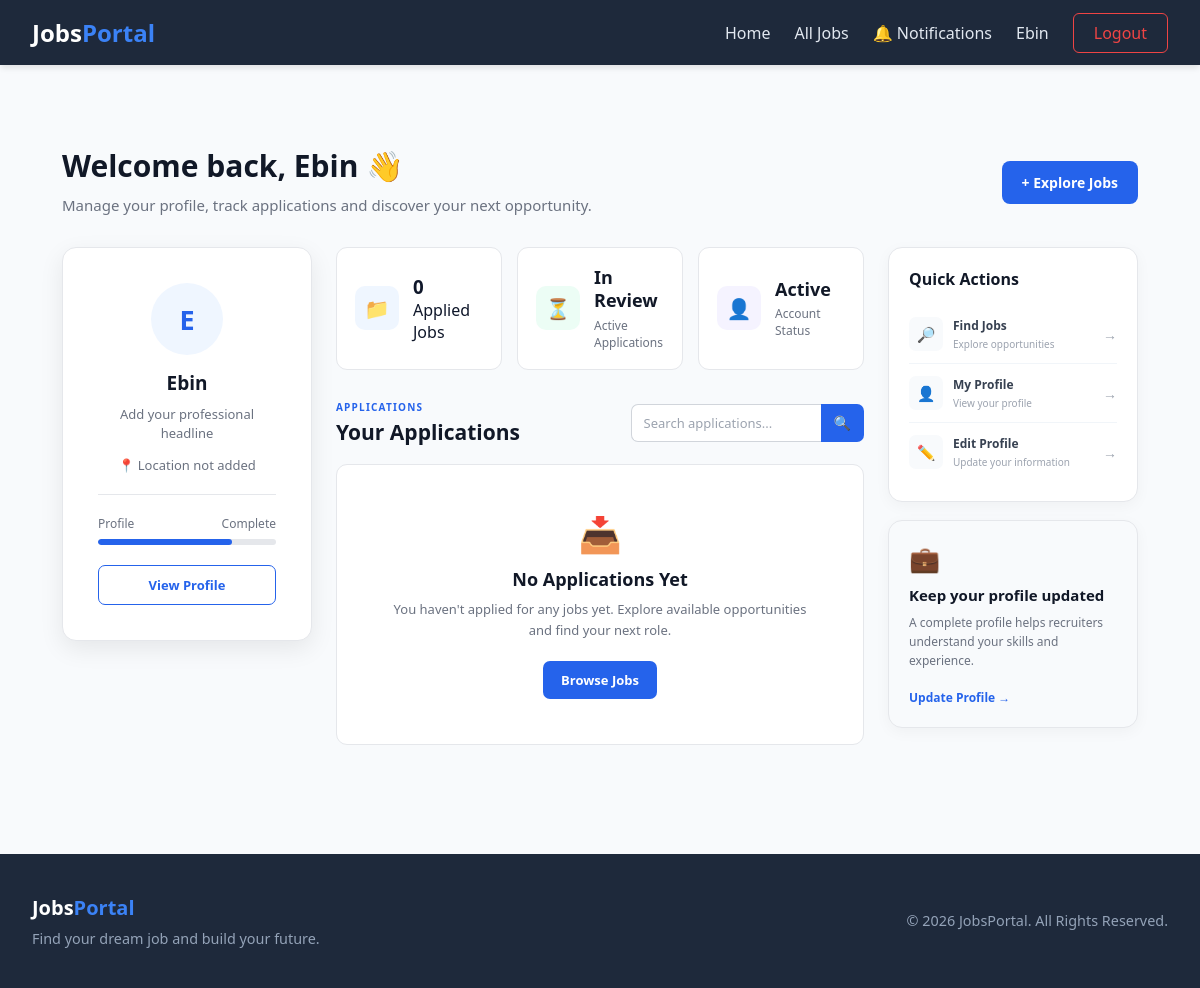
Before: /user-dashboard (signed in) with the older database file.
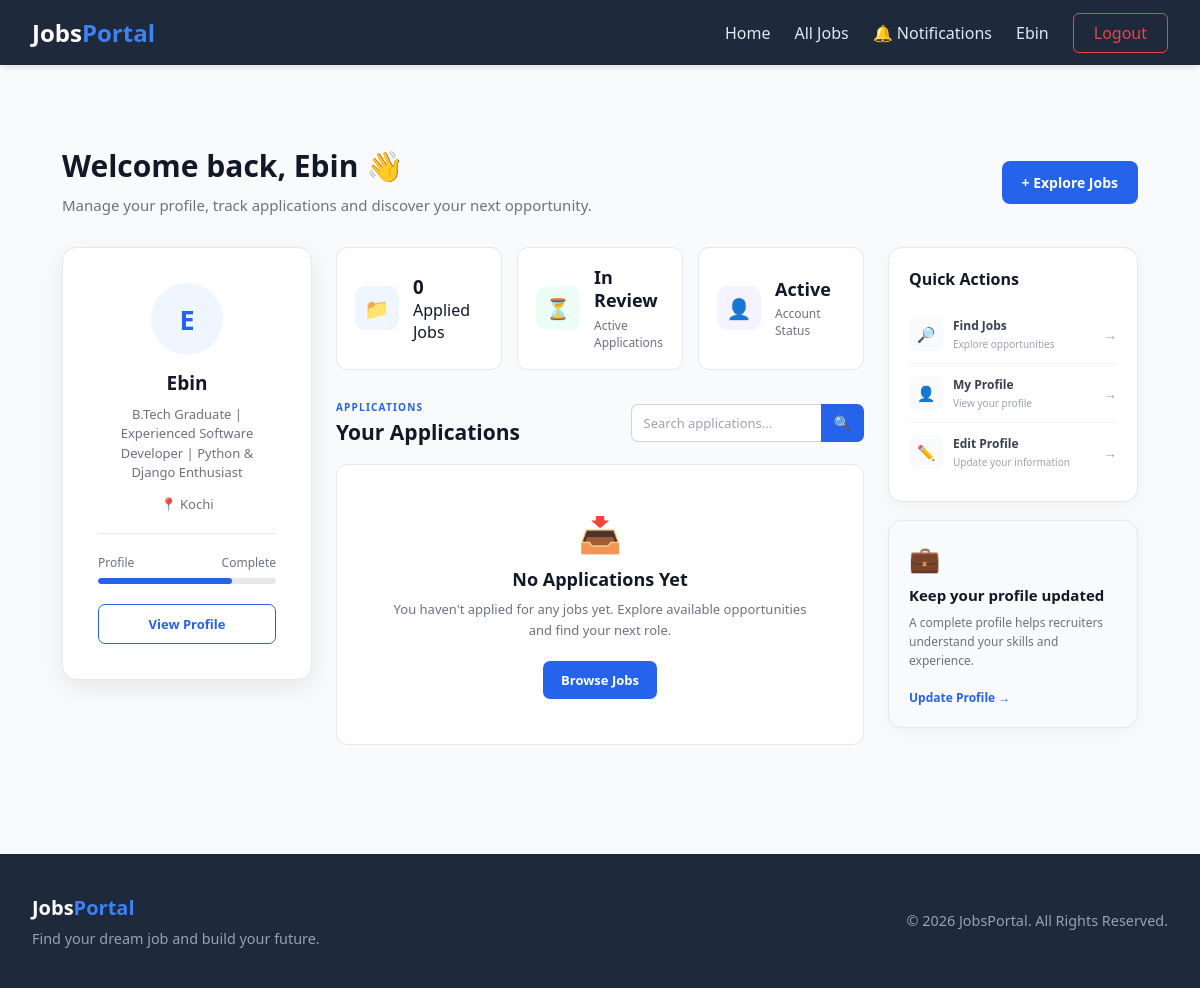
After: the same page with the newer database file.
### jobs/models.py (models this page shows, shortened)
class Profile(models.Model):
    user=models.OneToOneField(User,on_delete=models.CASCADE, related_name='user')
    dob=models.DateField(null=True,blank=True)
    phone=models.CharField(max_length=12,blank=True)
    place=models.CharField(max_length=50,blank=True)
    qualification=models.CharField(max_length=50,blank=True)
    headline=models.CharField(max_length=200,blank=True)

### jobs/views.py (the view)
# urls.py: path("user-dashboard",views.userDashboard,name="user_dashboard"),
@login_required
def userDashboard(request):
    if request.user.is_superuser:
        return redirect("admin_dashboard")
    profile = Profile.objects.get(user__id=request.user.id)
    applied_jobs = Applications.objects.select_related("job").filter(user_id=request.user.id)
    return render(request,"user-dashboard.html",{"applied_jobs": applied_jobs,"p": profile})

### jobs/context_processors.py (called while the page is built)
def allSectors(request):
    all_sectors=Sectors.objects.all()
    return dict(sectors=all_sectors)

def notification_count(request):
    if request.user.is_authenticated and not request.user.is_superuser:
        count = Notification.objects.filter(user=request.user, is_read=False).count()
        return { "notification_count": count}
    return {"notification_count": 0}

### templates/user-dashboard.html (shortened to what the changed rows need)
{% extends 'base.html' %}
{% load static %}
{% block extra_css %}
<link rel="stylesheet" href="{% static 'css/styles.css' %}">
{% endblock %}
{% block content %}
<div class="dashboard-container">
    <div class="dashboard-top">
        <div>
            <h1>
                Welcome back,
                {{ user.first_name|default:user.username }} 👋
            </h1>
        </div>
    </div>
    <div class="dashboard-layout">
        <aside class="profile-sidebar">
            <div class="profile-card">
                <div class="profile-avatar">
                    {{ user.first_name|first|upper }}
                </div>
                <h2>
                    {{ p.user.first_name|default:p.user.username }}
                </h2>
                <p class="profile-headline">
                    {{ p.headline|default:"Add your professional headline" }}
                </p>
                <div class="profile-location">
                    📍 {{ p.place|default:"Location not added" }}
                </div>
                <div class="profile-divider"></div>
                <div class="profile-completion">
                    <div class="completion-header">
                    </div>
                    <div class="completion-bar">
                    </div>
                </div>
                <a href="{% url 'view_profile' %}" class="view-profile-btn">
                    View Profile
                </a>
            </div>
        </aside>
        <div class="dashboard-main">
            <div class="section-header">
                <div>
                    <h2>Your Applications</h2>
                </div>
            </div>
            </div>
    </div>
</div>
{% endblock %}

Changed rows visible on the page:
changed Profile "Ebin": headline "Add your professional headline" → "B.Tech Graduate | Experienced Software Developer | Python & Django Enthusiast"; place "Location not added" → "Kochi"
